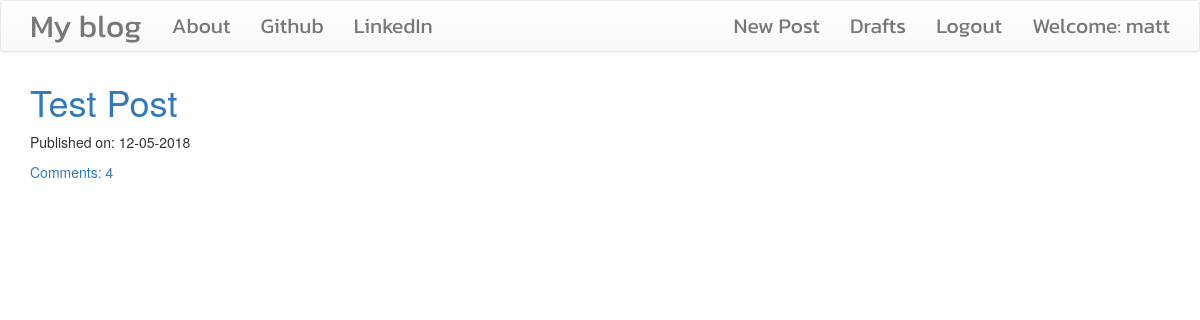
The app's page / (signed in) with its own data.
### blog/models.py (models this page shows, shortened)
class Post(models.Model):
    author = models.ForeignKey('auth.user', on_delete=models.CASCADE)
    title = models.CharField(max_length=200)
    text = models.TextField()
    created_date = models.DateTimeField(default=timezone.now)
    published_date = models.DateTimeField(blank=True, null=True)
    def approve_comments(self):
        return self.comments.filter(approved_comment=True)

### blog/views.py (the view)
# urls.py: path('', views.PostListView.as_view(), name='post_list'),
class PostListView(ListView):
    model = Post
    def get_queryset(self):
        return Post.objects.filter(published_date__lte=timezone.now()).order_by('-published_date')

### blog/templates/blog/post_list.html
{% extends "blog/base.html" %}
{% block content %}
<div class="centerstage">
  {% for post in post_list %}
  <div class="post">
    <h1><a href="{% url 'post_detail' pk=post.pk %}">{{ post.title }}</a></h1>
    <div class="date">
      <p>Published on: {{post.published_date|date:"m-d-Y"}}</p>
    </div>
    <a href="{% url 'post_detail' pk=post.pk %}">Comments: {{post.approve_comments.count}}</a>
  </div>
  {% endfor %}
</div>
{% endblock %}

### blog/templates/blog/base.html (shortened to what this page needs)
<!DOCTYPE html>
{% load static %}
<html lang="en" dir="ltr">
  <head>
    <link rel="stylesheet" href="https://maxcdn.bootstrapcdn.com/bootstrap/3.3.7/css/bootstrap.min.css">
    <link rel="stylesheet" href="https://maxcdn.bootstrapcdn.com/bootstrap/3.3.7/css/bootstrap-theme.min.css">
    <link rel="stylesheet" href="//cdn.jsdelivr.net/npm/medium-editor@latest/dist/css/medium-editor.min.css" type="text/css" media="screen" charset="utf-8">
    <link rel="stylesheet" href="{% static 'css/blog.css' %}">
  </head>
  <body class="loader">
    <nav class="navbar navbar-default techfont custom-navbar">
      <div class="container">
        <ul class="nav navbar-nav">
          <li><a class="navbar-brand bigbrand" href="{% url 'post_list' %}">My blog</a></li>
          <li><a href="{% url 'about' %}">About</a></li>
          <li><a href="https://github.com/colemanGH319">Github</a></li>
          <li><a href="https://www.linkedin.com/in/matt-coleman-nyc/">LinkedIn</a></li>
        </ul>
        <ul class='nav navbar-nav navbar-right'>
          {% if user.is_authenticated %}
          <li>
            <a href="{% url 'post_new' %}">New Post</a>
          </li>
          <li>
            <a href="{% url 'post_draft_list' %}">Drafts</a>
          </li>
          <li>
            <a href="{% url 'logout' %}">Logout</a>
          </li>
          <li>
            <a>Welcome: {{user.username}}</a>
          </li>
          {% else %}
          <li>
            <a class="nav navbar-right" href="{% url 'login' %}"><span class="glyphicon glyphicon-user"></span></a>
          </li>
          {% endif %}
        </ul>
      </div>
    </nav>
    <div class="content container">
      <div class="row">
        <div class="col-md-8">
          <div class="blog_posts">
            {% block content %}
            {% endblock %}
          </div>
        </div>
      </div>
    </div>
  </body>
</html>

### blog/static/css/blog.css (style rules this page uses)
.techfont { font-family: 'Kanit', sans-serif; font-size: 1.5em; margin-bottom: 10px; }
.centerstage { margin-left: auto; margin-right: auto; }
.bigbrand { font-size: 1.5em; }
.loader { filter:hue-rotate(0deg); color:linear-gradient(45deg,#0f8,#08f); animation:hue 10000ms infinite linear; }

### records on screen
Post: title "Test Post", published_date "12-05-2018", approve_comments.count "4"

### other values on screen
{{ user.username }} "matt"
